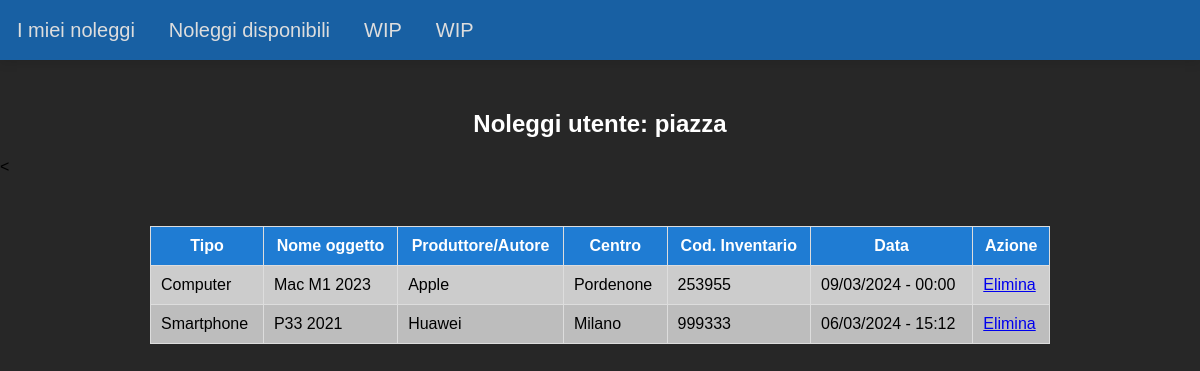
The page /home.php (signed in) on the database its author committed.
### tables this page shows
CREATE TABLE `rents` (
  `rent_id` int(11) NOT NULL,
  `date` datetime(6) NOT NULL,
  `item` int(11) NOT NULL,
  `user` int(11) NOT NULL
);

CREATE TABLE `items` (
  `id` int(11) NOT NULL,
  `type` varchar(64) NOT NULL,
  `item_name` varchar(64) NOT NULL,
  `maker` varchar(64) NOT NULL,
  `center` int(11) NOT NULL,
  `ci` int(16) NOT NULL,
  `state` varchar(64) NOT NULL
);

CREATE TABLE `centers` (
  `id` int(11) NOT NULL,
  `center_name` varchar(32) NOT NULL,
  `address` varchar(32) NOT NULL
);

### home.php (the view, shortened to what this page needs)
<?php
$servername = "localhost";
$svusername = "root";
$svpassword = "";
$dbname = "rent";
$conn = new mysqli($servername, $svusername, $svpassword, $dbname);
$user_id = $_SESSION['user_id'];
$username = $_SESSION['username'];
$sql = "SELECT * FROM rents R
        JOIN items I ON R.item = I.id
        JOIN centers C ON I.center = C.id
        WHERE user = ? ORDER BY date DESC";
$stmt = $conn->prepare($sql);
$stmt->bind_param("i", $user_id);
$stmt->execute();
$result = $stmt->get_result();
?>
<!DOCTYPE html>
<html>
<head>
    <link rel="stylesheet" href="stylesheet/default.css">
    <link rel="stylesheet" href="stylesheet/nav.css">
</head>
<body>
    <?php include 'nav.php' ?>
    <h2>Noleggi utente: <?php echo $username ?></h2>
    <table>
        <tr>
            <th>Tipo</th>
            <th>Nome oggetto</th>
            <th>Produttore/Autore</th>
            <th>Centro</th>
            <th>Cod. Inventario</th>
            <th>Data</th>
            <th>Azione</th>
        </tr>
        <?php
        while ($row = $result->fetch_assoc()) {
            $date = date("d/m/Y - H:i", strtotime($row['date']));
            echo "<tr><td>" . $row['type'] . "</td><td>" . $row['item_name'] . "</td><td>" . $row['maker'] . "</td><td>" . $row['center_name'] . "</td><td>" . $row['ci'] . "</td><td>" . $date . "</td><td><a href='delete_rent.php?rent_id=" . $row['rent_id'] . "&item_id=" . $row['item'] . "'>Elimina</a></td></tr>";
        }
        ?>
    </table>
</body>
</html>

### stylesheet/default.css (style rules this page uses)
body { font-family: Arial, sans-serif; margin: 0; padding: 0; padding-top: 60px; background-color: #272727; }
h2 { color: #ffffff; text-align: center; margin-top: 50px; }
table { width: 75%; margin: 50px auto; border-collapse: collapse; }
table, th, td { border: 1px solid #ddd; padding: 10px; }
th { background-color: #1f7cd3; color: white; }
tr { transition: background-color 0.3s ease; }
tr:nth-child(even) { background-color: #cccccc; }
tr:nth-child(odd) { background-color: #bdbdbd; }

### rows shown on the page
rents: item.type "Computer", item.item_name "Mac M1 2023", item.maker "Apple", centers.center_name "Pordenone", item.ci "253955", date "09/03/2024 - 00:00"
rents: item.type "Smartphone", item.item_name "P33 2021", item.maker "Huawei", centers.center_name "Milano", item.ci "999333", date "06/03/2024 - 15:12"

### other values the page prints
$username "piazza"
